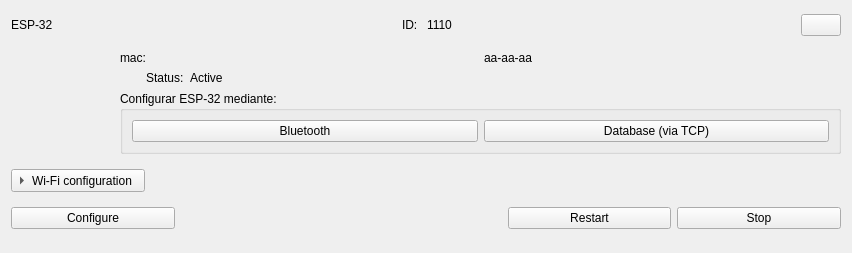
<?xml version="1.0" encoding="UTF-8"?>
<ui version="4.0">
 <class>Form_esp_active</class>
 <widget class="QWidget" name="Form_esp_active">
  <property name="geometry">
   <rect>
    <x>0</x>
    <y>0</y>
    <width>852</width>
    <height>253</height>
   </rect>
  </property>
  <property name="windowTitle">
   <string>Form</string>
  </property>
  <layout class="QVBoxLayout" name="verticalLayout_esp_active" stretch="1,8,0,0">
   <property name="topMargin">
    <number>5</number>
   </property>
   <property name="bottomMargin">
    <number>11</number>
   </property>
   <item>
    <layout class="QHBoxLayout" name="horizontalLayout_esp_active_head">
     <item>
      <widget class="QLabel" name="label_esp_tag">
       <property name="sizePolicy">
        <sizepolicy hsizetype="Preferred" vsizetype="Fixed">
         <horstretch>0</horstretch>
         <verstretch>0</verstretch>
        </sizepolicy>
       </property>
       <property name="text">
        <string>ESP-32</string>
       </property>
      </widget>
     </item>
     <item>
      <spacer name="horizontalSpacer_title_id">
       <property name="orientation">
        <enum>Qt::Horizontal</enum>
       </property>
       <property name="sizeHint" stdset="0">
        <size>
         <width>40</width>
         <height>8</height>
        </size>
       </property>
      </spacer>
     </item>
     <item>
      <layout class="QHBoxLayout" name="horizontalLayout_esp_active_id">
       <item>
        <widget class="QLabel" name="label_esp_active_id_tag">
         <property name="sizePolicy">
          <sizepolicy hsizetype="Preferred" vsizetype="Fixed">
           <horstretch>0</horstretch>
           <verstretch>0</verstretch>
          </sizepolicy>
         </property>
         <property name="text">
          <string>ID: </string>
         </property>
        </widget>
       </item>
       <item>
        <widget class="QLabel" name="label_esp_active_id_edit">
         <property name="sizePolicy">
          <sizepolicy hsizetype="Preferred" vsizetype="Fixed">
           <horstretch>0</horstretch>
           <verstretch>0</verstretch>
          </sizepolicy>
         </property>
         <property name="text">
          <string>1110</string>
         </property>
        </widget>
       </item>
      </layout>
     </item>
     <item>
      <spacer name="horizontalSpacer_id_button">
       <property name="orientation">
        <enum>Qt::Horizontal</enum>
       </property>
       <property name="sizeHint" stdset="0">
        <size>
         <width>40</width>
         <height>8</height>
        </size>
       </property>
      </spacer>
     </item>
     <item>
      <widget class="QPushButton" name="pushButton_remove">
       <property name="text">
        <string/>
       </property>
       <property name="icon">
        <iconset resource="icons.qrc">
         <normaloff>:/icon_close/images/close.png</normaloff>:/icon_close/images/close.png</iconset>
       </property>
       <property name="iconSize">
        <size>
         <width>12</width>
         <height>12</height>
        </size>
       </property>
      </widget>
     </item>
    </layout>
   </item>
   <item>
    <layout class="QHBoxLayout" name="horizontalLayout_esp_active_icon_options" stretch="1,7">
     <item>
      <widget class="QLabel" name="label_esp_active_left_icon">
       <property name="sizePolicy">
        <sizepolicy hsizetype="Preferred" vsizetype="Fixed">
         <horstretch>0</horstretch>
         <verstretch>0</verstretch>
        </sizepolicy>
       </property>
       <property name="text">
        <string/>
       </property>
       <property name="pixmap">
        <pixmap resource="icons.qrc">:/icon_esp/images/esp.jpg</pixmap>
       </property>
      </widget>
     </item>
     <item>
      <layout class="QVBoxLayout" name="verticalLayout_esp_active_options" stretch="1,1,5">
       <item>
        <layout class="QHBoxLayout" name="horizontalLayout_esp_active_mac">
         <item>
          <widget class="QLabel" name="label_esp_active_mac_tag">
           <property name="sizePolicy">
            <sizepolicy hsizetype="Preferred" vsizetype="Fixed">
             <horstretch>0</horstretch>
             <verstretch>0</verstretch>
            </sizepolicy>
           </property>
           <property name="text">
            <string>mac: </string>
           </property>
          </widget>
         </item>
         <item>
          <widget class="QLabel" name="label_esp_active_mac_edit">
           <property name="sizePolicy">
            <sizepolicy hsizetype="Preferred" vsizetype="Fixed">
             <horstretch>0</horstretch>
             <verstretch>0</verstretch>
            </sizepolicy>
           </property>
           <property name="text">
            <string>aa-aa-aa</string>
           </property>
          </widget>
         </item>
        </layout>
       </item>
       <item>
        <layout class="QHBoxLayout" name="horizontalLayout_esp_active_status">
         <item>
          <widget class="QLabel" name="label_esp_active_status_icon">
           <property name="sizePolicy">
            <sizepolicy hsizetype="Preferred" vsizetype="Fixed">
             <horstretch>0</horstretch>
             <verstretch>0</verstretch>
            </sizepolicy>
           </property>
           <property name="maximumSize">
            <size>
             <width>20</width>
             <height>20</height>
            </size>
           </property>
           <property name="text">
            <string/>
           </property>
           <property name="pixmap">
            <pixmap resource="icons.qrc">:/icon_ready/images/check.png</pixmap>
           </property>
           <property name="scaledContents">
            <bool>true</bool>
           </property>
          </widget>
         </item>
         <item>
          <widget class="QLabel" name="label_esp_active_status_tag">
           <property name="sizePolicy">
            <sizepolicy hsizetype="Fixed" vsizetype="Fixed">
             <horstretch>0</horstretch>
             <verstretch>0</verstretch>
            </sizepolicy>
           </property>
           <property name="text">
            <string>Status:</string>
           </property>
          </widget>
         </item>
         <item>
          <widget class="QLabel" name="label_esp_active_status_edit">
           <property name="sizePolicy">
            <sizepolicy hsizetype="Preferred" vsizetype="Fixed">
             <horstretch>0</horstretch>
             <verstretch>0</verstretch>
            </sizepolicy>
           </property>
           <property name="text">
            <string>Active</string>
           </property>
          </widget>
         </item>
        </layout>
       </item>
       <item>
        <layout class="QVBoxLayout" name="verticalLayout_esp_active_config_medium">
         <item>
          <widget class="QGroupBox" name="groupBox_esp_active_config_medium">
           <property name="sizePolicy">
            <sizepolicy hsizetype="Preferred" vsizetype="Fixed">
             <horstretch>0</horstretch>
             <verstretch>0</verstretch>
            </sizepolicy>
           </property>
           <property name="title">
            <string>Configurar ESP-32 mediante:</string>
           </property>
           <layout class="QHBoxLayout" name="horizontalLayout_8">
            <item>
             <widget class="QPushButton" name="pushButton_config_medium_bluetooth">
              <property name="text">
               <string>Bluetooth</string>
              </property>
              <property name="icon">
               <iconset resource="icons.qrc">
                <normaloff>:/icon_bluetooth/images/bluetooth.png</normaloff>:/icon_bluetooth/images/bluetooth.png</iconset>
              </property>
              <property name="checkable">
               <bool>true</bool>
              </property>
              <property name="autoExclusive">
               <bool>true</bool>
              </property>
             </widget>
            </item>
            <item>
             <widget class="QPushButton" name="pushButton_config_medium_bd">
              <property name="text">
               <string>Database (via TCP)</string>
              </property>
              <property name="icon">
               <iconset resource="icons.qrc">
                <normaloff>:/icon_wifi/images/wifi.png</normaloff>:/icon_wifi/images/wifi.png</iconset>
              </property>
              <property name="checkable">
               <bool>true</bool>
              </property>
              <property name="autoExclusive">
               <bool>true</bool>
              </property>
             </widget>
            </item>
           </layout>
          </widget>
         </item>
        </layout>
       </item>
      </layout>
     </item>
    </layout>
   </item>
   <item>
    <layout class="QVBoxLayout" name="verticalLayout_wifi_config_expandable">
     <item>
      <layout class="QHBoxLayout" name="horizontalLayout_wifi_config">
       <item>
        <widget class="CollapseButton" name="toolButton_esp_active_wifi_config">
         <property name="text">
          <string>Wi-Fi configuration</string>
         </property>
         <property name="toolButtonStyle">
          <enum>Qt::ToolButtonTextBesideIcon</enum>
         </property>
         <property name="autoRaise">
          <bool>false</bool>
         </property>
         <property name="arrowType">
          <enum>Qt::RightArrow</enum>
         </property>
        </widget>
       </item>
       <item>
        <spacer name="horizontalSpacer_wifi_config">
         <property name="orientation">
          <enum>Qt::Horizontal</enum>
         </property>
         <property name="sizeHint" stdset="0">
          <size>
           <width>40</width>
           <height>8</height>
          </size>
         </property>
        </spacer>
       </item>
      </layout>
     </item>
    </layout>
   </item>
   <item>
    <layout class="QHBoxLayout" name="horizontalLayout_esp_active_bottom" stretch="1,2,1,1">
     <item>
      <widget class="QPushButton" name="pushButton_esp_active_config">
       <property name="text">
        <string>Configure</string>
       </property>
       <property name="icon">
        <iconset resource="icons.qrc">
         <normaloff>:/icon_config/images/settings.png</normaloff>:/icon_config/images/settings.png</iconset>
       </property>
      </widget>
     </item>
     <item>
      <spacer name="horizontalSpacer_esp_active_bottom">
       <property name="orientation">
        <enum>Qt::Horizontal</enum>
       </property>
       <property name="sizeHint" stdset="0">
        <size>
         <width>40</width>
         <height>8</height>
        </size>
       </property>
      </spacer>
     </item>
     <item>
      <widget class="QPushButton" name="pushButton_esp_active_restart">
       <property name="text">
        <string>Restart</string>
       </property>
       <property name="icon">
        <iconset resource="icons.qrc">
         <normaloff>:/icon_restart/images/restart.png</normaloff>:/icon_restart/images/restart.png</iconset>
       </property>
      </widget>
     </item>
     <item>
      <widget class="QPushButton" name="pushButton_esp_active_start_stop">
       <property name="text">
        <string>Stop</string>
       </property>
       <property name="icon">
        <iconset resource="icons.qrc">
         <normaloff>:/icon_pause/images/pause-button.png</normaloff>:/icon_pause/images/pause-button.png</iconset>
       </property>
      </widget>
     </item>
    </layout>
   </item>
  </layout>
 </widget>
 <customwidgets>
  <customwidget>
   <class>CollapseButton</class>
   <extends>QToolButton</extends>
   <header>.custom_widgets</header>
  </customwidget>
 </customwidgets>
 <resources>
  <include location="icons.qrc"/>
 </resources>
 <connections/>
</ui>
